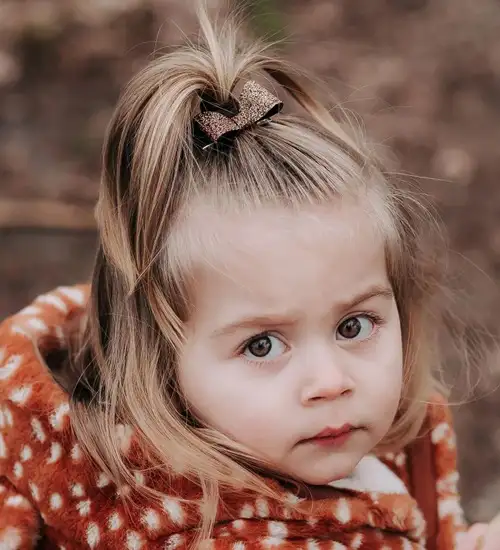
#> input picture sample data/Img_262.jpg, 500 x 550 px, given in place of IMG_1970.jpg, which was not available
$ python ImageGeneration.py   (older library calls are emulated)
#> lines starting #> are read from the running program, lines starting #| are printed output that depends on the picture; pictures that were not available may be replaced by others from this repository, and a replacement may not be noted
#> further down, img is the input picture: shape (550, 500, 3); mean B, G, R 90.2, 102.5, 137.3
### Preprocess.py
import cv2
import imutils
from skimage.transform import AffineTransform, warp

def preprocess_(img):
    horimage = cv2.flip(img, 1)
    crop_image = img[30:200, 30:220]
    res = cv2.resize(crop_image, (225, 225))
    rotateimage = imutils.rotate(res, angle=360)
    rotateimage = cv2.flip(rotateimage, 1)
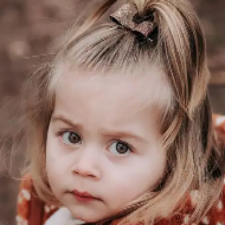
#> rotateimage: shape (225, 225, 3); mean B, G, R 100, 111.9, 142.7
    vertimage = cv2.rotate(img, cv2.ROTATE_180)
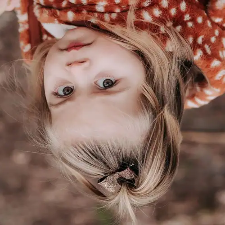
#> vertimage: shape (225, 225, 3); mean B, G, R 90.1, 102.4, 137.2
    transform = AffineTransform(translation=(-205,0))
    warp_image = warp(img,transform, mode="reflect")
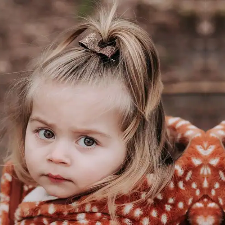
#> warp_image: shape (225, 225, 3) float64; mean B, G, R 0.35, 0.4, 0.542
    translate = cv2.normalize(src=warp_image, dst=None, alpha=0, beta=255, norm_type=cv2.NORM_MINMAX, dtype=cv2.CV_8U)
#> `preprocess = Preprocess.preprocess_(resizeImg)`: preprocess = 5 items

    return horimage, res, rotateimage, vertimage, translate

### FeatureExtraction.py
import tensorflow as tf
import cv2
import numpy as np

def feat_ext_(imge):
    gridvalue = []
    for a in range(len(imge)):
        img = imge[a]

        width = img.shape[1]

        width_cutoff = width // 2
        left1 = img[:, :width_cutoff]
        right1 = img[:, width_cutoff:]
        img = cv2.rotate(left1, cv2.ROTATE_90_CLOCKWISE)
        width_cutoff = width // 2
        l1 = img[:, :width_cutoff]
        l2 = img[:, width_cutoff:]
        l1 = cv2.rotate(l1, cv2.ROTATE_90_COUNTERCLOCKWISE)
        l2 = cv2.rotate(l2, cv2.ROTATE_90_COUNTERCLOCKWISE)
        img = cv2.rotate(right1, cv2.ROTATE_90_CLOCKWISE)
        width_cutoff = width // 2
        r1 = img[:, :width_cutoff]
        r2 = img[:, width_cutoff:]
        r1 = cv2.rotate(r1, cv2.ROTATE_90_COUNTERCLOCKWISE)
        r2 = cv2.rotate(r2, cv2.ROTATE_90_COUNTERCLOCKWISE)

        gridImg = [l2, l1, r2, r1]
        feat = []
        for i in range(len(gridImg)):
            h = len(gridImg[i])
            w = len(gridImg[i][0])
            model=tf.keras.models.Sequential([tf.keras.layers.Conv2D(32, (3, 3),activation ='relu', input_shape=(h,w,3))])
            layer_outputs = [layer.output for layer in model.layers]
            feature_map_model = tf.keras.models.Model(inputs = model.input, outputs = layer_outputs)
            inputImg = np.reshape(gridImg[i], (1, h, w, 3))
            feature_maps = feature_map_model.predict(inputImg)
            feature_map = feature_maps
            size=feature_map.shape[1]
            feature_image = feature_map[0, :, :, 0]
            feature_image-= feature_image.mean()
            feature_image/= feature_image.std ()
            feature_image*=  64
            feature_image+= 128
            feature_image= np.clip(feature_image, 0, 255).astype('uint8')
            image_belt = image_belt[:, 0 * size : (0 + 110) * size] = feature_image
            image_belt = cv2.cvtColor(image_belt, cv2.COLOR_RGB2BGR)
            image_belt = cv2.resize(image_belt, (h, w))
            feat.append(image_belt)
        gridvalue.append(feat)
#> this loop made 1 pass
#> width on pass 1: 225
#> pass 1, in feat_ext_, `left1 = img[:, :width_cutoff]`:
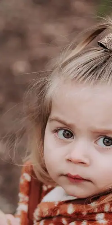
#> left1: shape (225, 112, 3); mean B, G, R 98.9, 110.3, 143.5
#> pass 1, in feat_ext_, `right1 = img[:, width_cutoff:]`:
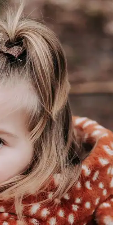
#> right1: shape (225, 113, 3); mean B, G, R 81.4, 94.6, 131
#> pass 1, in feat_ext_, `img = cv2.rotate(left1, cv2.ROTATE_90_CLOCKWISE)`:
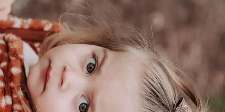
#> img: shape (112, 225, 3); mean B, G, R 98.9, 110.3, 143.5
#> pass 1, in feat_ext_, `l1 = img[:, :width_cutoff]`:
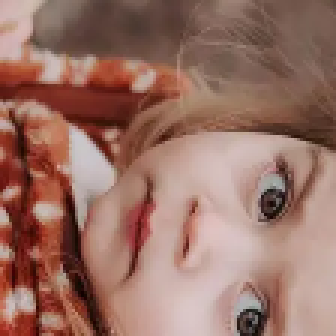
#> l1: shape (112, 112, 3) (shown 3 times larger); mean B, G, R 101.1, 112.9, 153
#> after the loop, gridvalue = []
    return gridvalue

### ImageGeneration.py
import cv2
import warnings
warnings.filterwarnings("ignore")

ImgName = "Dataset\\validation\\Autism\\IMG_1970.jpg"
fldr = ImgName.split("\\")
img = cv2.imread(ImgName)
resizeImg = cv2.resize(img, (225, 225))
cv2.imwrite("GraphsAndImages\\Original.jpg", resizeImg)

import Preprocess
preprocess = Preprocess.preprocess_(resizeImg)
cv2.imwrite("GraphsAndImages\\"+fldr[-2]+"\\HorizontalIMG.jpg", preprocess[0])
cv2.imwrite("GraphsAndImages\\"+fldr[-2]+"\\CropIMG.jpg", preprocess[1])
cv2.imwrite("GraphsAndImages\\"+fldr[-2]+"\\RotateIMG.jpg", preprocess[2])
cv2.imwrite("GraphsAndImages\\"+fldr[-2]+"\\VerticalIMG.jpg", preprocess[3])
cv2.imwrite("GraphsAndImages\\"+fldr[-2]+"\\TranslateIMG.jpg", preprocess[4])

import FeatureExtraction
#> (the run stopped early here; a loop or call above may not have finished)
